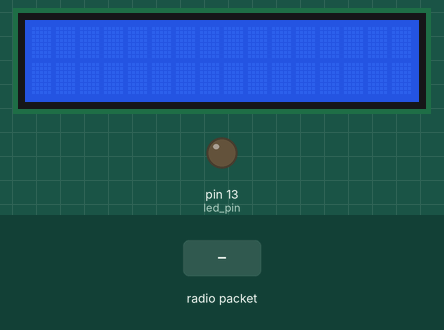
This sketch was run on a simulated Arduino Uno, built with avr-gcc and run on an emulated ATmega328P. Shown: 16×2 character LCD, output pins drawn as LEDs (lit = HIGH). Wiring (inferred from the names in the program): DS3231 clock at I2C address 0x68. The inputs (shaded band) are chosen by the test bench. The local clock reads 2024-03-15 10:24:30 at power-on unless the sketch sets it; no radio packets arrive unless stated; what the sketch prints to the serial monitor is not drawn.

Above: at 1.2 s.
1.3 s: radio packet "1" arrives
At 3.1 s:
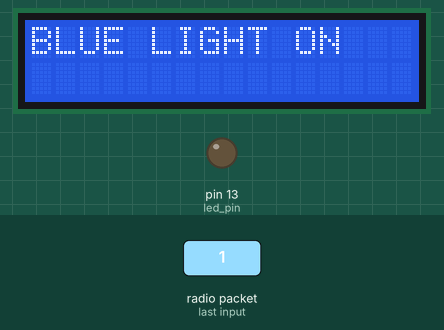
3.5 s: radio packet "2" arrives
At 4.9 s:
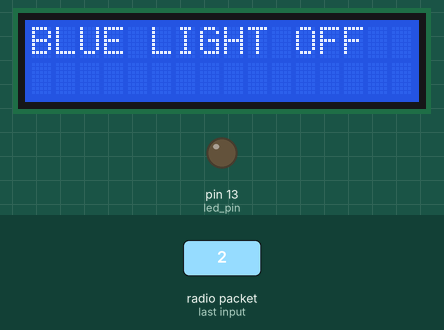
5.5 s: radio packet "3" arrives
At 6.7 s:
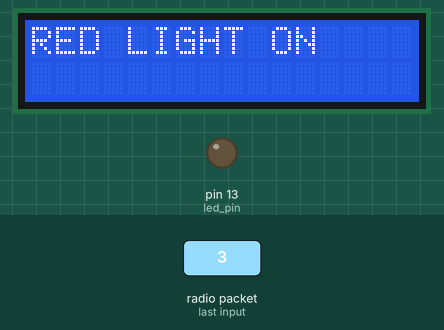
7.5 s: radio packet "4" arrives
At 8.6 s:
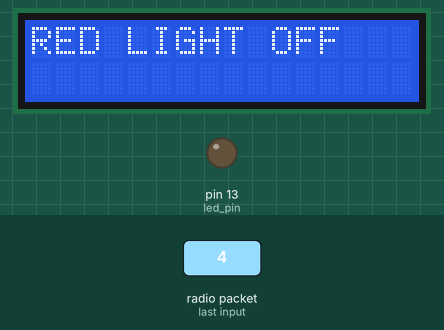
9.5 s: radio packet "5" arrives
At 11.3 s:
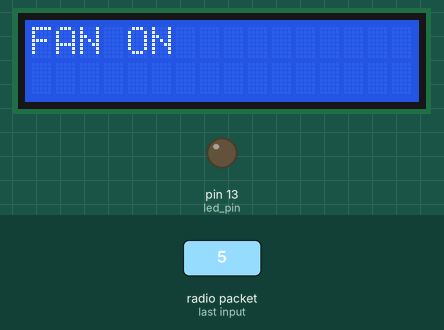
11.6 s: radio packet "6" arrives
At 13.3 s:
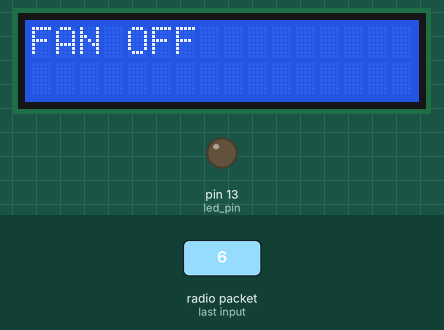
Timing chart, 0 to 14.6 s (numbered marks = the images above; inputs shaded):
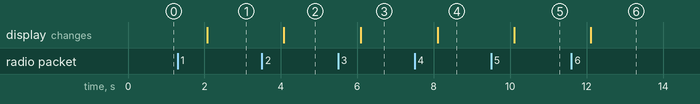

Measured:
- after the input at 1.3 s, the display: changes after 0.77 s (image 1)
- after the input at 3.5 s, the display: changes after 0.58 s (image 2)
- after the input at 5.5 s, the display: changes after 0.59 s (image 3)
- after the input at 7.5 s, the display: changes after 0.60 s (image 4)
- after the input at 9.5 s, the display: changes after 0.61 s (image 5)
- after the input at 11.6 s, the display: changes after 0.51 s (image 6)

The sketch:

finaltime.ino
```cpp
// Written by John Boxall from http://tronixstuff.com
// include the library code:
#include <LiquidCrystal.h>
#include <VirtualWire.h>

const int led_pin = 13;
const int transmit_pin = 12;
const int receive_pin = 11;
const int transmit_en_pin = 3;

// initialize the library with the numbers of the interface pins
LiquidCrystal lcd(8, 9, 4, 5, 6, 7);
#include "Wire.h"
#define DS3231_I2C_ADDRESS 0x68
// Convert normal decimal numbers to binary coded decimal
byte decToBcd(byte val){
  return( (val/10*16) + (val%10) );
}
// Convert binary coded decimal to normal decimal numbers
byte bcdToDec(byte val){
  return( (val/16*10) + (val%16) );
}
void setup(){
  Wire.begin();
  Serial.begin(9600);
  lcd.begin(16, 2);
  // Print a message to the LCD.

  // set the initial time here:
  // DS3231 seconds, minutes, hours, day, date, month, year
  //setDS3231time(00,18,01,4,3,5,17);
  Serial.println("setup");


//Initialise the IO and ISR
  vw_set_tx_pin(transmit_pin);
   vw_set_rx_pin(receive_pin);
  vw_set_ptt_pin(transmit_en_pin);
   vw_set_ptt_inverted(true); // Required for DR3100
   Serial.begin(9600);
    vw_setup(2000);	 // Bits per sec

    vw_rx_start();       // Start the receiver PLL running

    pinMode(led_pin, OUTPUT);

}
void setDS3231time(byte second, byte minute, byte hour, byte dayOfWeek, byte
dayOfMonth, byte month, byte year){
  // sets time and date data to DS3231
  Wire.beginTransmission(DS3231_I2C_ADDRESS);
  Wire.write(0); // set next input to start at the seconds register
  Wire.write(decToBcd(second)); // set seconds
  Wire.write(decToBcd(minute)); // set minutes
  Wire.write(decToBcd(hour)); // set hours
  Wire.write(decToBcd(dayOfWeek)); // set day of week (1=Sunday, 7=Saturday)
  Wire.write(decToBcd(dayOfMonth)); // set date (1 to 31)
  Wire.write(decToBcd(month)); // set month
  Wire.write(decToBcd(year)); // set year (0 to 99)
  Wire.endTransmission();
}
void readDS3231time(byte *second,
byte *minute,
byte *hour,
byte *dayOfWeek,
byte *dayOfMonth,
byte *month,
byte *year){
  Wire.beginTransmission(DS3231_I2C_ADDRESS);
  Wire.write(0); // set DS3231 register pointer to 00h
  Wire.endTransmission();
  Wire.requestFrom(DS3231_I2C_ADDRESS, 7);
  // request seven bytes of data from DS3231 starting from register 00h
  *second = bcdToDec(Wire.read() & 0x7f);
  *minute = bcdToDec(Wire.read());
  *hour = bcdToDec(Wire.read() & 0x3f);
  *dayOfWeek = bcdToDec(Wire.read());
  *dayOfMonth = bcdToDec(Wire.read());
  *month = bcdToDec(Wire.read());
  *year = bcdToDec(Wire.read());
}
void displayTime(){
  byte second, minute, hour, dayOfWeek, dayOfMonth, month, year;
  // retrieve data from DS3231
  readDS3231time(&second, &minute, &hour, &dayOfWeek, &dayOfMonth, &month,
  &year);
  // send it to the serial monitor
  Serial.print(hour, DEC);
  // convert the byte variable to a decimal number when displayed
  Serial.print(":");
  if (minute<10){
    Serial.print("0");
  }
  Serial.print(minute, DEC);
  Serial.print(":");
  if (second<10){
    Serial.print("0");
  }
  Serial.print(second, DEC);
  Serial.print(" ");
  Serial.print(dayOfMonth, DEC);
  Serial.print("/");
  Serial.print(month, DEC);
  Serial.print("/");
  Serial.print(year, DEC);
  Serial.print(" Day of week: ");
  switch(dayOfWeek){
  case 1:
    Serial.println("Sunday");
    break;
  case 2:
    Serial.println("Monday");
    break;
  case 3:
    Serial.println("Tuesday");
    break;
  case 4:
    Serial.println("Wednesday");
    break;
  case 5:
    Serial.println("Thursday");
    break;
  case 6:
    Serial.println("Friday");
    break;
  case 7:
    Serial.println("Saturday");
    break;
  }
  uint8_t buf[VW_MAX_MESSAGE_LEN];
    uint8_t buflen = VW_MAX_MESSAGE_LEN;

        if (vw_get_message(buf, &buflen)) // Non-blocking
    {
	int i;

        digitalWrite(13, true); // Flash a light to show received good message
	// Message with a good checksum received, dump it.
	Serial.print("Got: ");

	for (i = 0; i < buflen; i++)
	{
	   // Serial.print(buf[i]);
        if(buf[i] == '1')
        {

           lcd.clear();
  lcd.display();
   lcd.setCursor(0, 0);
   lcd.print("BLUE LIGHT ON");


        }
       if(buf[i] == '2')
       {
       lcd.clear();
  lcd.display();
   lcd.setCursor(0, 0);
   lcd.print("BLUE LIGHT OFF");

     }
        if(buf[i] == '3')
        {lcd.clear();
  lcd.display();
   lcd.setCursor(0, 0);
   lcd.print("RED LIGHT ON");
        }
       if(buf[i] == '4')
        {lcd.clear();
  lcd.display();
   lcd.setCursor(0, 0);
   lcd.print("RED LIGHT OFF");

       }
         if(buf[i] == '5')
        {lcd.clear();
  lcd.display();
   lcd.setCursor(0, 0);
   lcd.print("FAN ON");
        }
        if(buf[i] == '6')
        {lcd.clear();
  lcd.display();
   lcd.setCursor(0, 0);
   lcd.print("FAN OFF");
        }
        if(buf[i] == '7')
        {lcd.clear();
  lcd.display();
   lcd.setCursor(0, 0);
   lcd.print("GOOD MORNING");
        }
        if(buf[i] == '8')
        {lcd.clear();
  lcd.display();
   lcd.setCursor(0, 0);
   lcd.print("GOOD AFTERNOON");
        }
        if(buf[i] == '9')
        {lcd.clear();
  lcd.display();
   lcd.setCursor(0, 0);
   lcd.print("GOOD EVENING");
        }
        if(buf[i] == 'a')
        {lcd.clear();
  lcd.display();
   lcd.setCursor(0, 0);
   lcd.print("GOOD NIGHT");
        }
        if(buf[i] == 'b')
        {lcd.clear();
  lcd.display();
   lcd.setCursor(0, 0);
   lcd.print("TIME");
   lcd.print(" ");
  lcd.print(hour);
    lcd.print(":");
    lcd.print(minute);
    lcd.print(":");
    lcd.print(second);
    lcd.setCursor(0, 1);
    lcd.print("DATE");
    lcd.print(" ");
   lcd.print(dayOfMonth);
    lcd.print("/");
    lcd.print(month);
    lcd.print("/");
    lcd.print(year) ;
        }

	    Serial.print(" ");
	}
	Serial.println("");
        digitalWrite(13, false);

}

}
void loop(){
  displayTime(); // display the real-time clock data on the Serial Monitor,
  delay(1000); // every second
}
```
